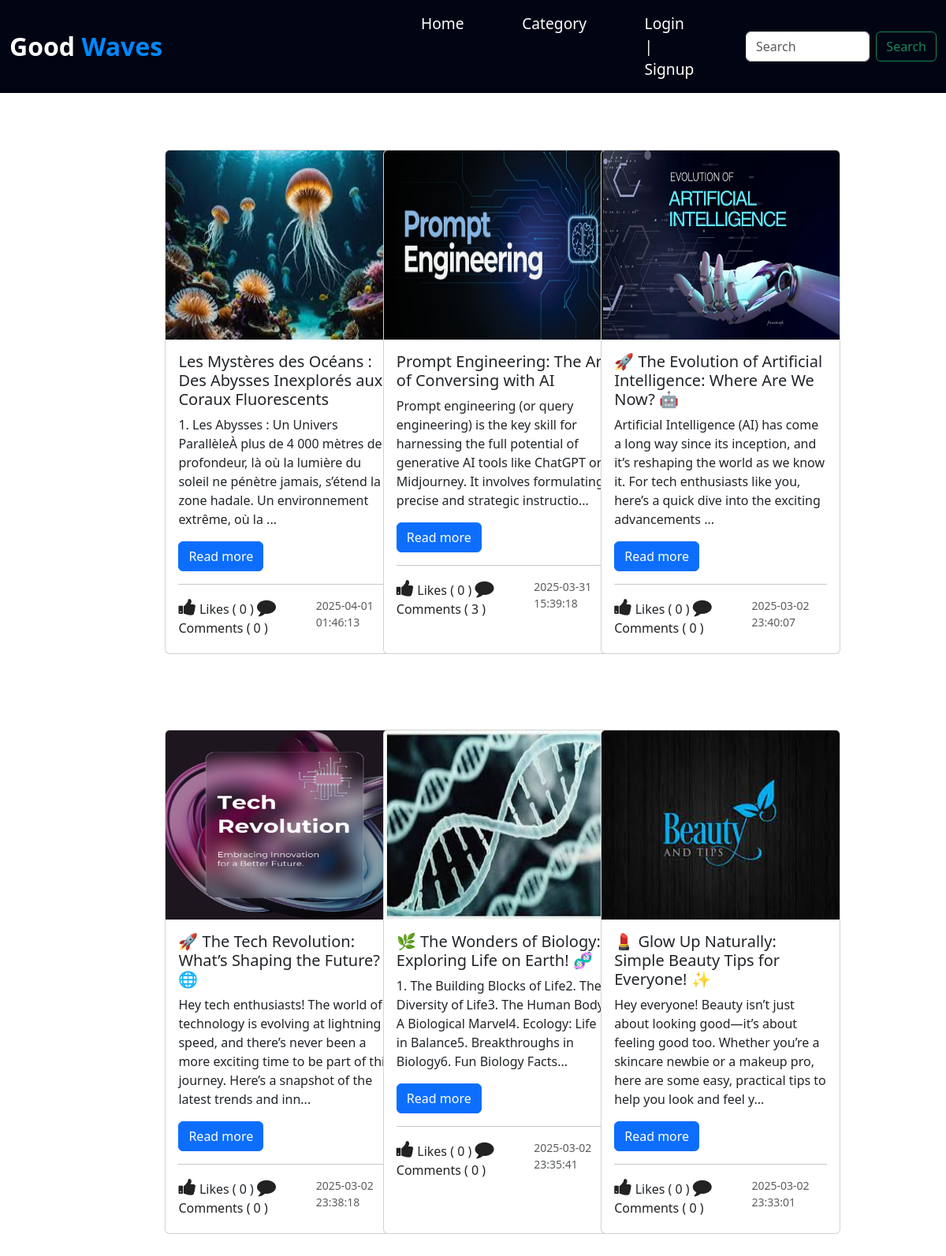
The page / on the database its author committed.
### tables this page shows
CREATE TABLE `post` (
  `post_id` int(11) NOT NULL,
  `post_title` varchar(127) NOT NULL,
  `post_text` text NOT NULL,
  `category` int(11) NOT NULL,
  `publish` int(2) NOT NULL DEFAULT 1,
  `cover_url` varchar(255) NOT NULL DEFAULT 'default.jpg',
  `created_at` datetime NOT NULL DEFAULT current_timestamp()
);

### admin/data/Post.php (called while the page is built, shortened)
<?php
function getAll($conn){
   $sql = "SELECT * FROM post
           WHERE publish=1 ORDER BY post_id DESC";
   $stmt = $conn->prepare($sql);
   $stmt->execute();
   if($stmt->rowCount() >= 1){
   	   $data = $stmt->fetchAll();
   	   return $data;
   }else {
   	 return 0;
   }
}

### admin/data/Comment.php (called while the page is built, shortened)
<?php
function CountByPostID($conn, $id){
   $sql = "SELECT * FROM comment WHERE post_id=?";
   $stmt = $conn->prepare($sql);
   $stmt->execute([$id]);
   return $stmt->rowCount();
}
function likeCountByPostID($conn, $id){
   $sql = "SELECT * FROM post_like WHERE post_id=?";
   $stmt = $conn->prepare($sql);
   $stmt->execute([$id]);
   return $stmt->rowCount();
}

### index.php (the view, shortened to what this page needs)
<?php
$logged = false;
?>
<!DOCTYPE html>
<html lang="en">
<head>
	<link href="https://cdn.jsdelivr.net/npm/bootstrap@5.3.0/dist/css/bootstrap.min.css" rel="stylesheet">
	<link rel="stylesheet" href="https://stackpath.bootstrapcdn.com/font-awesome/4.7.0/css/font-awesome.min.css">
	<link rel="stylesheet" href="css/style.css">
</head>
<body>
	<?php
	include 'inc/NavBar.php';
	include_once("admin/data/Post.php");
	include_once("admin/data/Comment.php");
	include_once("db_conn.php");
	if (isset($_GET['search'])) {
		$key = $_GET['search'];
		$posts = search($conn, $key);
		if ($posts == 0) {
			$notFound = 1;
		}
	} else {
		$posts = getAll($conn);
	}
	?>
	<div class="container mt-5">
		<section class="d-flex justify-content-center ">
			<?php if ($posts != 0) { ?>
				<main class="main-blog">
					<div class="row g-5">
						<?php foreach ($posts as $post) { ?>
							<div class=" mb-5 col-md-4 col-12">
								<div class="card" style="height: 40em; width: 19em">
									<img src="upload/images/<?= $post['cover_url'] ?>" class="card-img-top" style="height: 15em; width: auto;" alt="...">
									<div class="card-body" style="height: 25em;">
										<h5 class="card-title"><?= $post['post_title'] ?></h5>
										<?php
										$p = strip_tags($post['post_text']);
										$p = substr($p, 0, 200);
										?>
										<p class="card-text"><?= $p ?>...</p>
										<a href="blog-view.php?post_id=<?= $post['post_id'] ?>" class="btn btn-primary">Read more</a>
										<hr>
										<div class="d-flex justify-content-between">
											<div class="react-btns">
												<?php
												$post_id = $post['post_id'];
												if ($logged) {
													$liked = isLikedByUserID($conn, $post_id, $user_id);
													if ($liked) {
												?>
														<i class="fa fa-thumbs-up liked like-btn"
															post-id="<?= $post_id ?>"
															liked="1"
															aria-hidden="true"></i>
													<?php } else { ?>
														<i class="fa fa-thumbs-up like like-btn"
															post-id="<?= $post_id ?>"
															liked="0"
															aria-hidden="true"></i>
													<?php }
												} else { ?>
													<i class="fa fa-thumbs-up" aria-hidden="true"></i>
												<?php } ?>
												Likes (
												<span><?php
														echo likeCountByPostID($conn, $post['post_id']);
														?></span> )
												<a href="blog-view.php?post_id=<?= $post['post_id'] ?>#comments">
													<i class="fa fa-comment" aria-hidden="true"></i> Comments (
													<?php
													echo CountByPostID($conn, $post['post_id']);
													?>
													)
												</a>
											</div>
											<small class="text-body-secondary"><?= $post['created_at'] ?></small>
										</div>
									</div>
								</div>
							</div>
						<?php } ?>
					</div>
				</main>
			<?php } ?>
		</section>
	</div>
</body>
</html>

### inc/NavBar.php (shortened to what this page needs)
<nav class="navbar navbar-expand-lg " style="background: #000413; position: sticky; top: 0; z-index: 1000;">
	  <div class="container-fluid">
	    <a class="navbar-brand" href="#"  style="margin-right: 10em ; font-size: 2em; font-weight: bold ; color: white">
	    	Good <span style="color:#0088FF;">Waves</span>
	    </a>
	    <div class="collapse navbar-collapse" id="navbarSupportedContent">
	      <ul class="navbar-nav me-auto mb-2 mb-lg-0">
	        <li class="nav-item">
	          <a class="nav-link active" aria-current="page" href="index.php" style="margin-right: 3em; font-size: 1.2em; color: white">Home</a>
	        </li>
	        <li class="nav-item">
	          <a class="nav-link"
	             href="category.php" style="margin-right: 3em ; font-size: 1.2em; color: white">
	             Category</a>
	        </li>
	         <?php
               if ($logged) {
	         ?>
	        <li class="nav-item dropdown">
	          <a class="nav-link dropdown-toggle"
	             href="profile.php"
	             role="button"
	             data-bs-toggle="dropdown"
	             aria-expanded="false">
	             <i class="fa fa-user"
	                aria-hidden="true"></i>
	            @<?=$_SESSION['username']?>
	          </a>
	          <ul class="dropdown-menu">
	            <li><a class="dropdown-item"
	            	   href="logout.php">
	            	   Logout</a></li>
	          </ul>
	        </li>
	        <?php
               } else {
	         ?>
	         <li class="nav-item">
	          <a class="nav-link" href="login.php" style="margin-right: 3em ;font-size: 1.2em; color: white">Login | Signup</a>
	        </li>
	         <?php
               }
	         ?>
	      </ul>
	      <form class="d-flex"
	             role="search"
	             method="GET"
	             action="blog.php">
	        <input class="form-control me-2"
	               type="search"
	               name="search"
	               placeholder="Search"
	               aria-label="Search">
	        <button class="btn btn-outline-success"
	                type="submit">
	                Search</button>
	      </form>
	    </div>
	  </div>
	</nav>

### css/style.css (style rules this page uses)
.main-blog { width: 70%; justify-content: space-around; flex-wrap: wrap; gap: 3vh; }
.react-btns i { font-size: 24px; color: #222; cursor: pointer; }
.react-btns a { text-decoration: none; color: #222; cursor: pointer; }

### rows shown on the page
post: cover_url (picture), post_title "Les Mystères des Océans : Des Abysses Inexplorés aux Coraux Fluorescents", post_text "1. Les Abysses : Un Univers ParallèleÀ plus de 4 000 mètres de profondeur, là où la lumière du soleil ne pénètre jamais, s’étend la zone hadale. Un environnement extrême, où la", post_id "0", created_at "2025-04-01 01:46:13"
post: cover_url (picture), post_title "Prompt Engineering: The Art of Conversing with AI", post_text "Prompt engineering (or query engineering) is the key skill for harnessing the full potential of generative AI tools like ChatGPT or Midjourney. It involves formulating precise and strategic instructio", post_id "0", post_id "3", created_at "2025-03-31 15:39:18"
post: cover_url (picture), post_title "🚀 The Evolution of Artificial Intelligence: Where Are We Now? 🤖", post_text "Artificial Intelligence (AI) has come a long way since its inception, and it’s reshaping the world as we know it. For tech enthusiasts like you, here’s a quick dive into the exciting advancements", post_id "0", created_at "2025-03-02 23:40:07"
post: cover_url (picture), post_title "🚀 The Tech Revolution: What’s Shaping the Future? 🌐", post_text "Hey tech enthusiasts! The world of technology is evolving at lightning speed, and there’s never been a more exciting time to be part of this journey. Here’s a snapshot of the latest trends and inn", post_id "0", created_at "2025-03-02 23:38:18"
post: cover_url (picture), post_title "🌿 The Wonders of Biology: Exploring Life on Earth! 🧬", post_text "1. The Building Blocks of Life2. The Diversity of Life3. The Human Body: A Biological Marvel4. Ecology: Life in Balance5. Breakthroughs in Biology6. Fun Biology Facts", post_id "0", created_at "2025-03-02 23:35:41"
post: cover_url (picture), post_title "💄 Glow Up Naturally: Simple Beauty Tips for Everyone! ✨", post_text "Hey everyone! Beauty isn’t just about looking good—it’s about feeling good too. Whether you’re a skincare newbie or a makeup pro, here are some easy, practical tips to help you look and feel y", post_id "0", created_at "2025-03-02 23:33:01"
